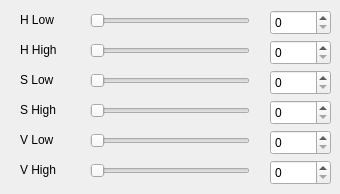
      <widget class="QWidget" name="page_3">
       <widget class="QSlider" name="Slider_hsv_H_Low">
        <property name="geometry">
         <rect>
          <x>90</x>
          <y>10</y>
          <width>160</width>
          <height>22</height>
         </rect>
        </property>
        <property name="orientation">
         <enum>Qt::Orientation::Horizontal</enum>
        </property>
       </widget>
       <widget class="QSpinBox" name="spinBox_hsv_H_Low">
        <property name="geometry">
         <rect>
          <x>270</x>
          <y>10</y>
          <width>61</width>
          <height>25</height>
         </rect>
        </property>
       </widget>
       <widget class="QLabel" name="label_22">
        <property name="geometry">
         <rect>
          <x>20</x>
          <y>10</y>
          <width>51</width>
          <height>19</height>
         </rect>
        </property>
        <property name="text">
         <string>H Low</string>
        </property>
       </widget>
       <widget class="QSlider" name="Slider_hsv_S_Low">
        <property name="geometry">
         <rect>
          <x>90</x>
          <y>70</y>
          <width>160</width>
          <height>22</height>
         </rect>
        </property>
        <property name="orientation">
         <enum>Qt::Orientation::Horizontal</enum>
        </property>
       </widget>
       <widget class="QSpinBox" name="spinBox_hsv_S_Low">
        <property name="geometry">
         <rect>
          <x>270</x>
          <y>70</y>
          <width>61</width>
          <height>25</height>
         </rect>
        </property>
       </widget>
       <widget class="QLabel" name="label_23">
        <property name="geometry">
         <rect>
          <x>20</x>
          <y>70</y>
          <width>61</width>
          <height>19</height>
         </rect>
        </property>
        <property name="text">
         <string>S Low</string>
        </property>
       </widget>
       <widget class="QLabel" name="label_24">
        <property name="geometry">
         <rect>
          <x>20</x>
          <y>100</y>
          <width>51</width>
          <height>19</height>
         </rect>
        </property>
        <property name="text">
         <string>S High</string>
        </property>
       </widget>
       <widget class="QSlider" name="Slider_hsv_S_High">
        <property name="geometry">
         <rect>
          <x>90</x>
          <y>100</y>
          <width>160</width>
          <height>22</height>
         </rect>
        </property>
        <property name="orientation">
         <enum>Qt::Orientation::Horizontal</enum>
        </property>
       </widget>
       <widget class="QSpinBox" name="spinBox_hsv_S_High">
        <property name="geometry">
         <rect>
          <x>270</x>
          <y>100</y>
          <width>61</width>
          <height>25</height>
         </rect>
        </property>
       </widget>
       <widget class="QSpinBox" name="spinBox_hsv_V_Low">
        <property name="geometry">
         <rect>
          <x>270</x>
          <y>130</y>
          <width>61</width>
          <height>25</height>
         </rect>
        </property>
       </widget>
       <widget class="QSlider" name="Slider_hsv_V_Low">
        <property name="geometry">
         <rect>
          <x>90</x>
          <y>130</y>
          <width>160</width>
          <height>22</height>
         </rect>
        </property>
        <property name="orientation">
         <enum>Qt::Orientation::Horizontal</enum>
        </property>
       </widget>
       <widget class="QLabel" name="label_33">
        <property name="geometry">
         <rect>
          <x>20</x>
          <y>130</y>
          <width>51</width>
          <height>19</height>
         </rect>
        </property>
        <property name="text">
         <string>V Low</string>
        </property>
       </widget>
       <widget class="QSpinBox" name="spinBox_hsv_H_High">
        <property name="geometry">
         <rect>
          <x>270</x>
          <y>40</y>
          <width>61</width>
          <height>25</height>
         </rect>
        </property>
       </widget>
       <widget class="QSlider" name="Slider_hsv_H_High">
        <property name="geometry">
         <rect>
          <x>90</x>
          <y>40</y>
          <width>160</width>
          <height>22</height>
         </rect>
        </property>
        <property name="orientation">
         <enum>Qt::Orientation::Horizontal</enum>
        </property>
       </widget>
       <widget class="QLabel" name="label_34">
        <property name="geometry">
         <rect>
          <x>20</x>
          <y>40</y>
          <width>51</width>
          <height>19</height>
         </rect>
        </property>
        <property name="text">
         <string>H High</string>
        </property>
       </widget>
       <widget class="QSpinBox" name="spinBox_hsv_V_High">
        <property name="geometry">
         <rect>
          <x>270</x>
          <y>160</y>
          <width>61</width>
          <height>25</height>
         </rect>
        </property>
       </widget>
       <widget class="QSlider" name="Slider_hsv_V_High">
        <property name="geometry">
         <rect>
          <x>90</x>
          <y>160</y>
          <width>160</width>
          <height>22</height>
         </rect>
        </property>
        <property name="orientation">
         <enum>Qt::Orientation::Horizontal</enum>
        </property>
       </widget>
       <widget class="QLabel" name="label_35">
        <property name="geometry">
         <rect>
          <x>20</x>
          <y>160</y>
          <width>51</width>
          <height>19</height>
         </rect>
        </property>
        <property name="text">
         <string>V High</string>
        </property>
       </widget>
      </widget>
